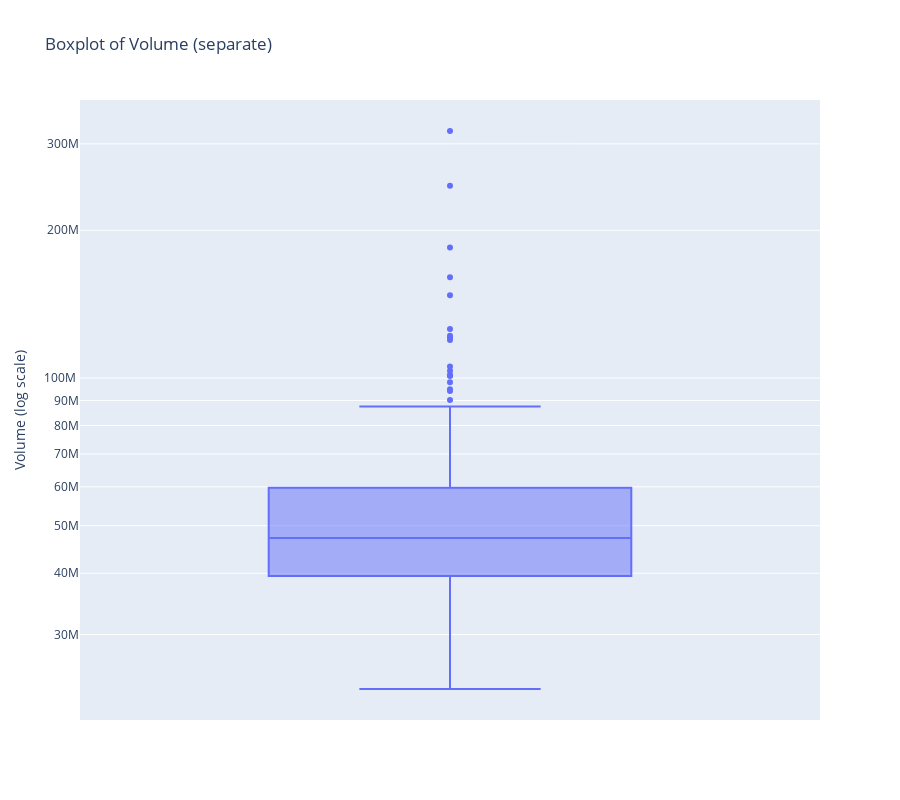

Write notebook code for a chart like this one.
### Code cell
fig = px.box(
    df, y="volume", title="Boxplot of Volume (separate)", height=800
)
fig.update_yaxes(type="log", tickformat=".2s", title="Volume (log scale)")
fig.show()
pio.write_html(fig, file="C:/aapl-report/boxplot-volume.html")

### Figure 1 — Plotly figure (JSON) as saved in the notebook; plotly's stock layout.template omitted (floating-point values rounded to 4 significant figures; data arrays with more than 128 entries replaced by an {"elided": "..."} marker saying what was removed)
{"data": [{"alignmentgroup": "True", "hovertemplate": "volume=%{y}<extra></extra>", "legendgroup": "", "marker": {"color": "#636efa"}, "name": "", "notched": false, "offsetgroup": "", "orientation": "v", "showlegend": false, "type": "box", "x0": " ", "xaxis": "x", "y": {"elided": "250 int values"}, "y0": " ", "yaxis": "y"}], "layout": {"boxmode": "group", "height": 800, "legend": {"tracegroupgap": 0}, "title": {"text": "Boxplot of Volume (separate)"}, "xaxis": {"anchor": "y", "domain": [0, 1]}, "yaxis": {"anchor": "x", "domain": [0, 1], "tickformat": ".2s", "title": {"text": "Volume (log scale)"}, "type": "log"}}}
